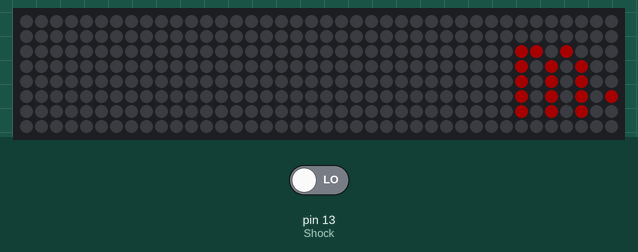
This sketch was run on a simulated Arduino Uno, built with avr-gcc and run on an emulated ATmega328P. Parts: 40×8 RGB LED matrix (first LED top left, wired row by row). The test bench sets the inputs (shaded band); at power-on: pin 13 (Shock) LOW. Dim RGB values are drawn brighter than linear; what the sketch prints to the serial monitor is not drawn.

Above: at 1.2 s.
1.3 s: pin 13 (Shock) driven HIGH
At 13.58 s:
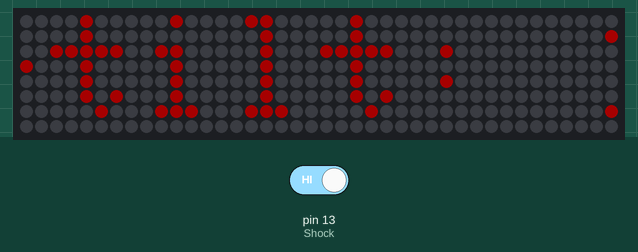
14.8 s: pin 13 (Shock) driven LOW
At 15.04 s:
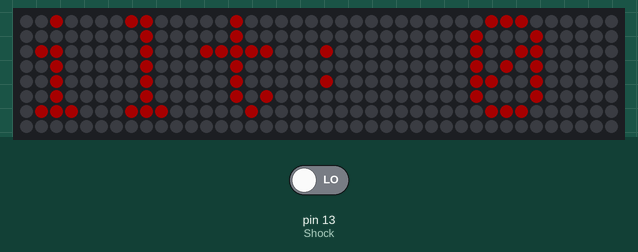
16.4 s: pin 13 (Shock) driven HIGH
At 16.61 s:
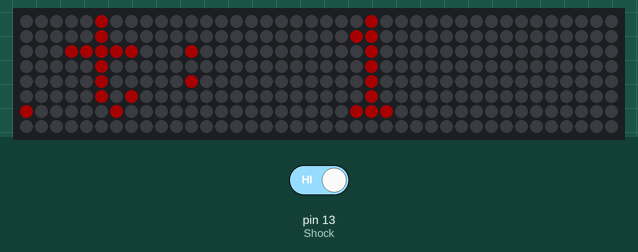

The sketch:

matriz_led.ino
```cpp
#include <Adafruit_GFX.h>
#include <Adafruit_NeoMatrix.h>
#include <Adafruit_NeoPixel.h>
#ifndef PSTR
#define PSTR // Make Arduino Due happy
#endif

#define PIN 2
int Shock = 13;
int val;


Adafruit_NeoMatrix matrix = Adafruit_NeoMatrix(10, 8, 4, 1, PIN,
  NEO_TILE_TOP   + NEO_TILE_LEFT   + NEO_TILE_COLUMNS   + NEO_TILE_PROGRESSIVE +
  NEO_MATRIX_TOP + NEO_MATRIX_LEFT + NEO_MATRIX_COLUMNS + NEO_MATRIX_ZIGZAG,
  NEO_GRB + NEO_KHZ800);

const uint16_t colors[] = {
  matrix.Color(255, 0, 0), matrix.Color(0, 255, 0), matrix.Color(0, 0, 255) };

void setup() {
  matrix.begin();
  matrix.setTextWrap(false);
  matrix.setBrightness(40);
  matrix.setTextColor(colors[0]);
  pinMode (Shock, INPUT);

  Serial.begin(115200);

}

int x    = matrix.width();
int pass = 0;

void loop() {
  matrix.fillScreen(0);
  matrix.setCursor(x, 0);
  val = digitalRead (Shock);
  matrix.print("mario-tilt: ");
  matrix.print(val);


  Serial.print(val);

  if(--x < -100) {
    x = matrix.width();
    if(++pass >= 1) pass = 0;
    matrix.setTextColor(colors[pass]);
  }
  matrix.show();
  delay(100);
}
```
